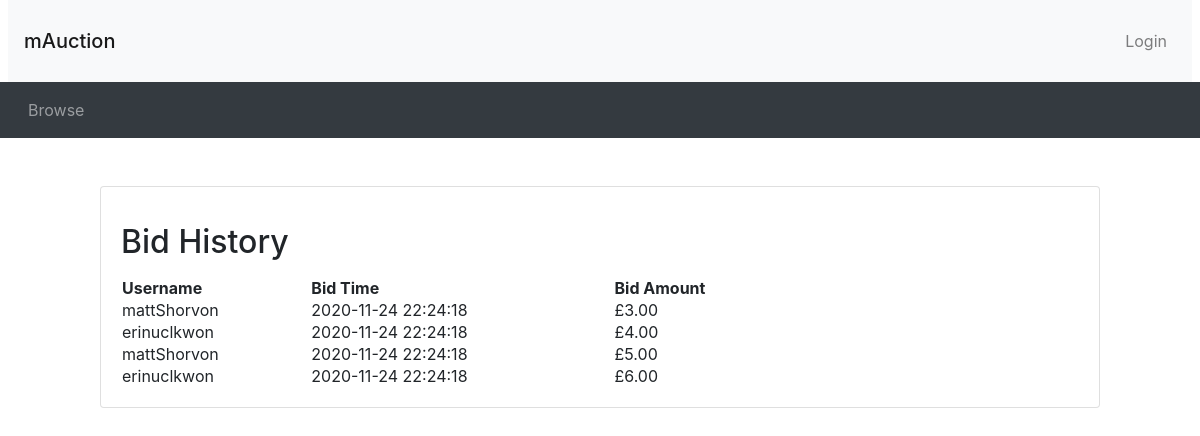
/listing.php?item_id=1, run on the app's committed database.
### tables this page shows
CREATE TABLE Bid (
bidID INT NOT NULL AUTO_INCREMENT,
userName VARCHAR(45) NOT NULL,
bidTime DATETIME NOT NULL DEFAULT CURRENT_TIMESTAMP,
saleItemID INT NOT NULL,
bidAmount DECIMAL NOT NULL,
PRIMARY KEY (bidID));

### listing.php (the view, shortened to what this page needs)
<?php include_once("header.php") ?>
<?php include("connection.php") ?>
<?php
$item_id = $_GET['item_id'];
$query = "SELECT Auction.*, MAX(bidAmount), COUNT(bidID)
	  FROM Auction, Bid where Auction.saleItemID=$item_id and Bid.saleItemID=$item_id";
$result = mysqli_query($connection, $query) or die('Error making select bid and auction query' . mysqli_error($connection));
while ($row = mysqli_fetch_assoc($result)) {
  $item_id = $row['saleItemID'];
  $endDate = $row['endDate'];
}
$end_time = new DateTime($endDate);
$now = new DateTime("now");
?>
              <?php include_once("footer.php") ?>
              <?php if ($now < $end_time) : ?>
                <div class="container my-5">
                  <div style="max-width: 1000px; margin: 10px auto">
                    <div class="card">
                      <div class="card-body">
                        <div class="bidhistory">
                          <div class="row">
                            <div class="col-sm-8">
                              <h2 class="my-3">Bid History</h2>
                            </div>
                          </div>
                          <?php
                          $query = "SELECT * FROM Bid WHERE saleItemID=$item_id";
                          $result = mysqli_query($connection, $query) or die('Error making select users query' . mysqli_error($connection));
                          echo '<table style="width:70%">
      <th>Username</th>
      <th>Bid Time</th>
      <th>Bid Amount</th>';
                          while ($row = mysqli_fetch_assoc($result)) {
                            $userName = $row["userName"];
                            $bidTime = $row["bidTime"];
                            $bidAmount = $row["bidAmount"];
                            echo '<tr>
        <td>' . $userName . ' </td>
        <td>' . $bidTime . ' </td>
        <td>£' . number_format($bidAmount, 2) . ' </td>
        </tr>';
                          }
                          ?>
                        </div>
                      </div>
                    </div>
                  </div>
                </div>
              <?php endif; ?>

### data on the page
bid: userName "mattShorvon", bidTime "2020-11-24 22:24:18", bidAmount "3.00"
bid: userName "erinuclkwon", bidTime "2020-11-24 22:24:18", bidAmount "4.00"
bid: userName "mattShorvon", bidTime "2020-11-24 22:24:18", bidAmount "5.00"
bid: userName "erinuclkwon", bidTime "2020-11-24 22:24:18", bidAmount "6.00"
